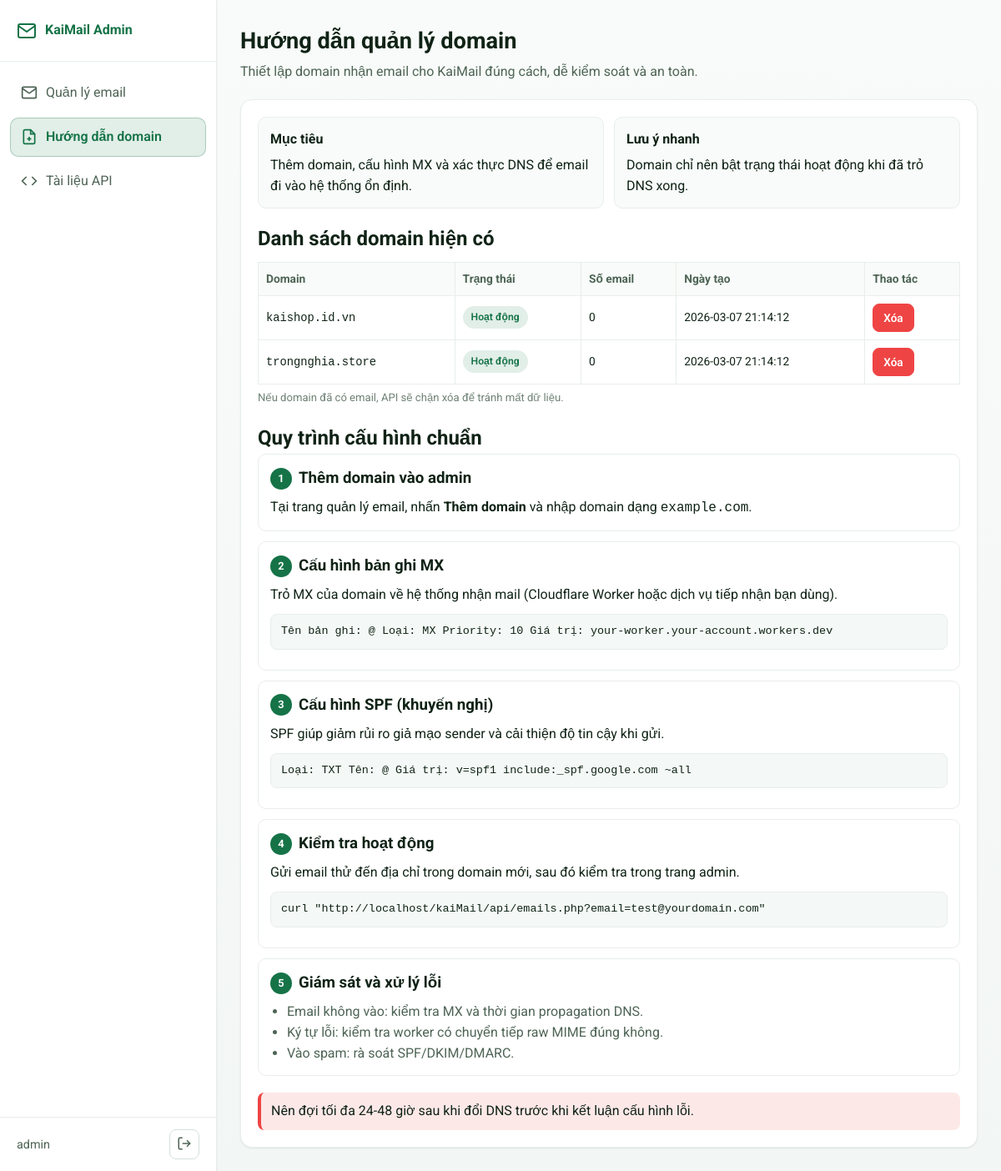
Screenshot of /adminkaishop/docs-domain.php with the database file from the repository.
### tables this page shows
CREATE TABLE IF NOT EXISTS domains (
    id INT AUTO_INCREMENT PRIMARY KEY,
    domain VARCHAR(255) NOT NULL UNIQUE,
    is_active TINYINT(1) DEFAULT 1,
    created_at TIMESTAMP DEFAULT CURRENT_TIMESTAMP,
    INDEX idx_domain (domain),
    INDEX idx_active (is_active)
);

### adminkaishop/docs-domain.php (the view, shortened to what this page needs)
<?php
require_once __DIR__ . '/../includes/AdminLayout.php';
$admin = ['username' => 'admin'];
$domains = [];
try {
    $db = getDB();
    $stmt = $db->query("
        SELECT d.id, d.domain, d.is_active, d.created_at, COUNT(e.id) AS email_count
        FROM domains d
        LEFT JOIN emails e ON e.email LIKE CONCAT('%@', d.domain)
        GROUP BY d.id, d.domain, d.is_active, d.created_at
        ORDER BY d.is_active DESC, d.domain ASC
    ");
    $domains = $stmt->fetchAll();
} catch (Exception $e) {
    error_log('Docs domain: load failed - ' . $e->getMessage());
}
AdminLayout::begin('Hướng dẫn domain', 'docs-domain', (string) ($admin['username'] ?? 'admin'));
?>
<div class="docs-container">
    <header class="docs-header">
        <h1>Hướng dẫn quản lý domain</h1>
        <p>Thiết lập domain nhận email cho KaiMail đúng cách, dễ kiểm soát và an toàn.</p>
    </header>
    <div class="docs-content">
        <section class="docs-grid">
            <article class="info-card">
                <h3>Mục tiêu</h3>
                <p>Thêm domain, cấu hình MX và xác thực DNS để email đi vào hệ thống ổn định.</p>
            </article>
            <article class="info-card">
                <h3>Lưu ý nhanh</h3>
                <p>Domain chỉ nên bật trạng thái hoạt động khi đã trỏ DNS xong.</p>
            </article>
        </section>
        <section>
            <h2>Danh sách domain hiện có</h2>
            <table class="param-table">
                <thead>
                    <tr>
                        <th>Domain</th>
                        <th>Trạng thái</th>
                        <th>Số email</th>
                        <th>Ngày tạo</th>
                        <th>Thao tác</th>
                    </tr>
                </thead>
                <tbody>
                    <?php if (empty($domains)): ?>
                        <tr>
                            <td colspan="5">Chưa có domain nào.</td>
                        </tr>
                    <?php else: ?>
                        <?php foreach ($domains as $domain): ?>
                            <tr>
                                <td><code><?= htmlspecialchars((string) $domain['domain'], ENT_QUOTES, 'UTF-8') ?></code></td>
                                <td>
                                    <?php if ((int) $domain['is_active'] === 1): ?>
                                        <span class="status-chip active">Hoạt động</span>
                                    <?php else: ?>
                                        <span class="status-chip inactive">Tạm tắt</span>
                                    <?php endif; ?>
                                </td>
                                <td><?= (int) $domain['email_count'] ?></td>
                                <td><?= htmlspecialchars((string) $domain['created_at'], ENT_QUOTES, 'UTF-8') ?></td>
                                <td>
                                    <button
                                        type="button"
                                        class="btn danger btn-sm"
                                        data-domain-delete="<?= (int) $domain['id'] ?>"
                                        data-domain-name="<?= htmlspecialchars((string) $domain['domain'], ENT_QUOTES, 'UTF-8') ?>"
                                    >
                                        Xóa
                                    </button>
                                </td>
                            </tr>
                        <?php endforeach; ?>
                    <?php endif; ?>
                </tbody>
            </table>
            <p class="field-note">Nếu domain đã có email, API sẽ chặn xóa để tránh mất dữ liệu.</p>
        </section>
        <section style="margin-top: 20px;">
            <h2>Quy trình cấu hình chuẩn</h2>
            <article class="step-card">
                <h3><span class="step-number">1</span> Thêm domain vào admin</h3>
                <p>Tại trang quản lý email, nhấn <strong>Thêm domain</strong> và nhập domain dạng <code>example.com</code>.</p>
            </article>
            <article class="step-card">
                <h3><span class="step-number">2</span> Cấu hình bản ghi MX</h3>
                <p>Trỏ MX của domain về hệ thống nhận mail (Cloudflare Worker hoặc dịch vụ tiếp nhận bạn dùng).</p>
                <div class="code-box">Tên bản ghi: @
Loại: MX
Priority: 10
Giá trị: your-worker.your-account.workers.dev</div>
            </article>
            <article class="step-card">
                <h3><span class="step-number">3</span> Cấu hình SPF (khuyến nghị)</h3>
                <p>SPF giúp giảm rủi ro giả mạo sender và cải thiện độ tin cậy khi gửi.</p>
                <div class="code-box">Loại: TXT
Tên: @
Giá trị: v=spf1 include:_spf.google.com ~all</div>
            </article>
            <article class="step-card">
                <h3><span class="step-number">4</span> Kiểm tra hoạt động</h3>
                <p>Gửi email thử đến địa chỉ trong domain mới, sau đó kiểm tra trong trang admin.</p>
                <div class="code-box">curl "<?= htmlspecialchars(BASE_URL, ENT_QUOTES, 'UTF-8') ?>/api/emails.php?email=test@yourdomain.com"</div>
            </article>
            <article class="step-card">
                <h3><span class="step-number">5</span> Giám sát và xử lý lỗi</h3>
                <ul style="padding-left: 20px; color: var(--color-text-secondary);">
                    <li>Email không vào: kiểm tra MX và thời gian propagation DNS.</li>
                    <li>Ký tự lỗi: kiểm tra worker có chuyển tiếp raw MIME đúng không.</li>
                    <li>Vào spam: rà soát SPF/DKIM/DMARC.</li>
                </ul>
            </article>
        </section>
        <section style="margin-top: 20px;">
            <div class="hint-box warning">
                Nên đợi tối đa 24-48 giờ sau khi đổi DNS trước khi kết luận cấu hình lỗi.
            </div>
        </section>
    </div>
</div>
<?php
AdminLayout::end();

### includes/AdminLayout.php (shortened to what this page needs)
<?php
final class AdminLayout
{
    public static function begin(string $title, string $activePage, string $username): void
    {
        $safeTitle = htmlspecialchars($title, ENT_QUOTES, 'UTF-8');
        $safeUsername = htmlspecialchars($username, ENT_QUOTES, 'UTF-8');
        $baseUrl = htmlspecialchars(BASE_URL, ENT_QUOTES, 'UTF-8');
        $adminCssHref = htmlspecialchars(self::buildVersionedAssetUrl('/css/admin.css'), ENT_QUOTES, 'UTF-8');
        echo <<<HTML
<!DOCTYPE html>
<html lang="vi" data-base-url="{$baseUrl}">
<head>
    <meta charset="UTF-8">
    <meta name="viewport" content="width=device-width, initial-scale=1.0">
    <title>{$safeTitle} - KaiMail Admin</title>
    <link rel="preconnect" href="https://fonts.googleapis.com">
    <link rel="preconnect" href="https://fonts.gstatic.com" crossorigin>
    <link href="https://fonts.googleapis.com/css2?family=Roboto:wght@400;500;600;700&display=swap" rel="stylesheet">
    <link rel="icon" type="image/png" href="{$baseUrl}/assets/kaishop_favicon.png">
    <link rel="shortcut icon" type="image/png" href="{$baseUrl}/assets/kaishop_favicon.png">
    <link rel="stylesheet" href="{$adminCssHref}">
</head>
<body>
    <div id="toast" class="toast"></div>
    <button type="button" id="mobileMenuBtn" class="mobile-menu-btn" aria-label="Mở menu">
        <svg width="20" height="20" viewBox="0 0 24 24" fill="none" stroke="currentColor" stroke-width="2">
            <line x1="3" y1="6" x2="21" y2="6"></line>
            <line x1="3" y1="12" x2="21" y2="12"></line>
            <line x1="3" y1="18" x2="21" y2="18"></line>
        </svg>
    </button>
    <div id="sidebarOverlay" class="sidebar-overlay"></div>
    <aside class="sidebar" id="adminSidebar">
        <div class="sidebar-header">
            <svg width="24" height="24" viewBox="0 0 24 24" fill="none" stroke="currentColor" stroke-width="2">
                <path d="M4 4h16c1.1 0 2 .9 2 2v12c0 1.1-.9 2-2 2H4c-1.1 0-2-.9-2-2V6c0-1.1.9-2 2-2z"></path>
                <polyline points="22,6 12,13 2,6"></polyline>
            </svg>
            <span>KaiMail Admin</span>
        </div>
        <nav class="sidebar-nav">
HTML;
        foreach (self::NAV_ITEMS as $item) {
            $isActive = $item['key'] === $activePage;
            $safePath = htmlspecialchars($item['path'], ENT_QUOTES, 'UTF-8');
            $safeLabel = htmlspecialchars($item['label'], ENT_QUOTES, 'UTF-8');
            $className = $isActive ? 'nav-item active' : 'nav-item';
            echo <<<HTML
            <a href="{$baseUrl}{$safePath}" class="{$className}" data-page="{$item['key']}">
                <svg width="20" height="20" viewBox="0 0 24 24" fill="none" stroke="currentColor" stroke-width="2">{$item['icon']}</svg>
                <span>{$safeLabel}</span>
            </a>
HTML;
        }
        echo <<<HTML
        </nav>
        <div class="sidebar-footer">
            <div class="admin-info">
                <span>{$safeUsername}</span>
            </div>
            <button id="logoutBtn" class="btn-logout" title="Đăng xuất" aria-label="Đăng xuất">
                <svg width="18" height="18" viewBox="0 0 24 24" fill="none" stroke="currentColor" stroke-width="2">
                    <path d="M9 21H5a2 2 0 0 1-2-2V5a2 2 0 0 1 2-2h4"></path>
                    <polyline points="16 17 21 12 16 7"></polyline>
                    <line x1="21" y1="12" x2="9" y2="12"></line>
                </svg>
            </button>
        </div>
    </aside>
    <main class="main-content">
HTML;
    }
    public static function end(array $extraScripts = []): void
    {
        echo '</main>';
        echo '</body></html>';
    }
    private static function buildVersionedAssetUrl(string $assetPath): string
    {
        $assetPath = trim($assetPath);
        $normalized = str_starts_with($assetPath, '/') ? $assetPath : '/' . $assetPath;
        $rootDir = dirname(__DIR__);
        $localPath = $rootDir . DIRECTORY_SEPARATOR . str_replace(['/', '\\'], DIRECTORY_SEPARATOR, ltrim($normalized, '/'));
        $base = rtrim((string) BASE_URL, '/');
        $url = $base . $normalized;
        if (is_file($localPath)) {
            $version = (string) (filemtime($localPath) ?: time());
            return $url . '?v=' . rawurlencode($version);
        }
        return $url;
    }
}

### rows the page displays
domains: domain "kaishop.id.vn", is_active "Hoạt động", email_count "0", created_at "2026-03-07 21:14:12"
domains: domain "trongnghia.store", is_active "Hoạt động", email_count "0", created_at "2026-03-07 21:14:12"

### other values shown
$safeLabel "Quản lý email"
$safeLabel "Hướng dẫn domain"
$safeLabel "Tài liệu API"
$safeUsername "admin"
BASE_URL "http://localhost/kaiMail"
